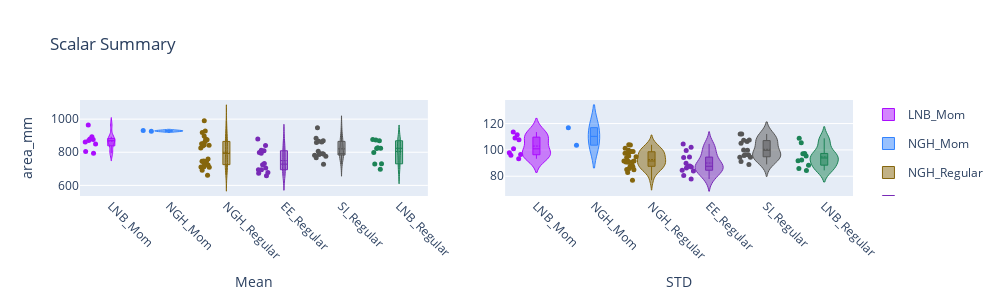

Notebook code for this chart:
### Markdown cell above
## [OPTIONAL] Further Extraction Diagnostics
Using the following tool to visualize the distribution of scalar values can help with discovering possible outlier sessions.

If outlier sessions do exist, review the extraction video using the Review Extractions tool and check for any irregularities.
You may need to re-extract or discard sessions depending on the issues you catch.
You can find more information in the wiki [here](https://github.com/dattalab/moseq2-app/wiki/MoSeq2-Extract-Modeling-Notebook-Instructions#scalar-summary-for-further-extraction-diagnostics).

The following cell starts the interactive widget that visualizes the distribution of average scalar values for each session.

**Instructions:**
- **Run the following cell**.
- **Select a scalar to plot from the window that appears.**
- **Hold [CTRL]/[Command] and click on the scalars** to select multiple scalars to plot.
- **Hover over the data points** to display the session information.
- **Click on the legend items to show/hide groups** from the plot. Double click an item to show a single group.
- **Click the camera icon in the toolbar on top of the figures** to save the figures as SVG in your default web image download folder. The toolbar will display when you hover your mouse over the figures.

### Code cell
from moseq2_app.main import interactive_scalar_summary

viewer = interactive_scalar_summary(progress_paths['index_file'])

### Figure 1 — Plotly figure (JSON) as saved in the notebook; plotly's stock layout.template omitted (floating-point values rounded to 4 significant figures)
{"data": [{"box": {"visible": true}, "hovertemplate": "Mean area_mm: %{y}<br>%{text}", "jitter": 0.5, "legendgroup": "LNB_Mom", "line": {"color": "#AA0DFE", "width": 1}, "marker": {"size": 5}, "meanline": {"visible": true}, "name": "LNB_Mom", "points": "all", "showlegend": true, "text": ["SessionName: Mom2_030724<br>SubjectName: Mom2_LNB<br>uuid: 12fc2b40-79c3-45fc-862d-3a4a770676bd", "SessionName: MomD<br>SubjectName: WT_NGH_5<br>uuid: 14f65e3b-f058-4657-81a6-35e5e4cbd5fe", "SessionName: MomE<br>SubjectName: WT_LNB_5<br>uuid: 2bf96938-6122-49c7-b250-b94322c8b762", "SessionName: Mom4_030724<br>SubjectName: Mom4_LNB<br>uuid: 50fd9290-c498-4ca2-9929-49a38b6c8ffb", "SessionName: MomC<br>SubjectName: WT_LNB_4<br>uuid: 65a73784-3905-4022-a7ec-8b608e42f823", "SessionName: Mom1_030624<br>SubjectName: Mom1_LNB<br>uuid: 9c7c5d54-67eb-49d4-aeb0-2039b53102a1", "SessionName: MomB<br>SubjectName: WT_NGH_4<br>uuid: b192a588-2324-4254-9db5-01a17f4f67dc", "SessionName: MomA<br>SubjectName: WT_LNB_3<br>uuid: f184448f-cc54-4120-9a01-2b62f428f2bb", "SessionName: MomF<br>SubjectName: WT_NGH_3<br>uuid: ff6c56ed-4528-46f7-97fe-934567b0aece"], "type": "violin", "xaxis": "x", "y": [880.2, 861.2, 870.9, 893.7, 876.3, 963.8, 804.8, 850.1, 794.0], "yaxis": "y"}, {"box": {"visible": true}, "hovertemplate": "STD area_mm: %{y}<br>%{text}", "jitter": 0.5, "legendgroup": "LNB_Mom", "line": {"color": "#AA0DFE", "width": 1}, "marker": {"size": 5}, "meanline": {"visible": true}, "name": "LNB_Mom", "points": "all", "showlegend": false, "text": ["SessionName: Mom2_030724<br>SubjectName: Mom2_LNB<br>uuid: 12fc2b40-79c3-45fc-862d-3a4a770676bd", "SessionName: MomD<br>SubjectName: WT_NGH_5<br>uuid: 14f65e3b-f058-4657-81a6-35e5e4cbd5fe", "SessionName: MomE<br>SubjectName: WT_LNB_5<br>uuid: 2bf96938-6122-49c7-b250-b94322c8b762", "SessionName: Mom4_030724<br>SubjectName: Mom4_LNB<br>uuid: 50fd9290-c498-4ca2-9929-49a38b6c8ffb", "SessionName: MomC<br>SubjectName: WT_LNB_4<br>uuid: 65a73784-3905-4022-a7ec-8b608e42f823", "SessionName: Mom1_030624<br>SubjectName: Mom1_LNB<br>uuid: 9c7c5d54-67eb-49d4-aeb0-2039b53102a1", "SessionName: MomB<br>SubjectName: WT_NGH_4<br>uuid: b192a588-2324-4254-9db5-01a17f4f67dc", "SessionName: MomA<br>SubjectName: WT_LNB_3<br>uuid: f184448f-cc54-4120-9a01-2b62f428f2bb", "SessionName: MomF<br>SubjectName: WT_NGH_3<br>uuid: ff6c56ed-4528-46f7-97fe-934567b0aece"], "type": "violin", "xaxis": "x2", "y": [109.1, 97.85, 100.8, 113.5, 95.99, 107.7, 93.28, 96.43, 111.5], "yaxis": "y2"}, {"box": {"visible": true}, "hovertemplate": "Mean area_mm: %{y}<br>%{text}", "jitter": 0.5, "legendgroup": "NGH_Mom", "line": {"color": "#3283FE", "width": 1}, "marker": {"size": 5}, "meanline": {"visible": true}, "name": "NGH_Mom", "points": "all", "showlegend": true, "text": ["SessionName: Mom3_030724<br>SubjectName: Mom3_NGH<br>uuid: 01b7b197-f8e9-4cc8-934a-9652d1746229", "SessionName: Mom5_030824<br>SubjectName: Mom5_NGH<br>uuid: 0650491b-b1e2-4672-8db2-b9fd33212de2"], "type": "violin", "xaxis": "x", "y": [931.5, 926.1], "yaxis": "y"}, {"box": {"visible": true}, "hovertemplate": "STD area_mm: %{y}<br>%{text}", "jitter": 0.5, "legendgroup": "NGH_Mom", "line": {"color": "#3283FE", "width": 1}, "marker": {"size": 5}, "meanline": {"visible": true}, "name": "NGH_Mom", "points": "all", "showlegend": false, "text": ["SessionName: Mom3_030724<br>SubjectName: Mom3_NGH<br>uuid: 01b7b197-f8e9-4cc8-934a-9652d1746229", "SessionName: Mom5_030824<br>SubjectName: Mom5_NGH<br>uuid: 0650491b-b1e2-4672-8db2-b9fd33212de2"], "type": "violin", "xaxis": "x2", "y": [103.6, 116.9], "yaxis": "y2"}, {"box": {"visible": true}, "hovertemplate": "Mean area_mm: %{y}<br>%{text}", "jitter": 0.5, "legendgroup": "NGH_Regular", "line": {"color": "#85660D", "width": 1}, "marker": {"size": 5}, "meanline": {"visible": true}, "name": "NGH_Regular", "points": "all", "showlegend": true, "text": ["SessionName: NGH1_M3_050124<br>SubjectName: NGH1_M3_050124<br>uuid: 047ac8ea-9b3e-4d8c-b806-5d4ae73c9675", "SessionName: Trial 2_NGH1_M2_032124<br>SubjectName: Trial 2_NGH1_M2_032124<br>uuid: 08ea2581-7375-45f7-824a-1e7c8d8f50b6", "SessionName: NGH3_F1_050224<br>SubjectName: NGH3_F1_050224<br>uuid: 0ac4d258-d416-4cc2-aa36-6b6cb3aa3eb7", "SessionName: Trial 19_NGH3_M1_032224<br>SubjectName: Trial 19_NGH3_M1_032224<br>uuid: 1234f9fa-6b35-479e-96f0-a347ba13171c", "SessionName: NGH4_F1_050224<br>SubjectName: NGH4_F1_050224<br>uuid: 150f5f17-19fe-444e-9d17-2cf2af6df208", "SessionName: Trial 4_NGH1_M4_032124<br>SubjectName: Trial 4_NGH1_M4_032124<br>uuid: 1971b4ba-17b7-4cd2-9140-ac6764594309", "SessionName: Trial 43_NGH2_F4_032424<br>SubjectName: Trial 43_NGH2_F4_032424<br>uuid: 2961f57a-0e51-4574-ab93-e355fe1ec79f", "SessionName: Trial 41_NGH2_F2_032424<br>SubjectName: Trial 41_NGH2_F2_032424<br>uuid: 34a27904-85b2-4787-90f5-c2b53a0c41a4", "SessionName: NGH2_M1_050124<br>SubjectName: NGH2_M1_050124<br>uuid: 364d89cd-56ca-4d4b-b0df-f9cb2d1c8374", "SessionName: NGH3_F3_050224<br>SubjectName: NGH3_F3_050224<br>uuid: 3c54b708-a854-49aa-8f95-69211ab22894", "SessionName: NGH3_F2_050224<br>SubjectName: NGH3_F2_050224<br>uuid: 4b441fc3-69d5-47e2-91c4-6493cc5572e2", "SessionName: NGH1_M1_050124<br>SubjectName: NGH1_M1_050124<br>uuid: 4efc8ece-7e35-47bc-a1a9-c95cd62e2623", "SessionName: Trial 22_NGH4_F1_032324<br>SubjectName: Trial 22_NGH4_F1_032324<br>uuid: 566ab7b6-cc4e-4eba-a9e9-4fa5736ef72c", "SessionName: Trial 1_NGH1_M1_032124<br>SubjectName: Trial 1_NGH1_M1_032124<br>uuid: 6d2aed1d-69c8-4215-812d-51df9073e425", "SessionName: NGH1_M4_050124<br>SubjectName: NGH1_M4_050124<br>uuid: 7424e495-9e32-41d1-b0f5-a6798a777fbf", "SessionName: NGH3_F4_050224<br>SubjectName: NGH3_F4_050224<br>uuid: 991f984b-f03f-452f-a1ca-781f1f8a5c6a", "SessionName: Trial 23_NGH4_F2_032324<br>SubjectName: Trial 23_NGH4_F2_032324<br>uuid: b65250bf-bd62-4953-ac4a-17f46c714b26", "SessionName: NGH4_F3_050224<br>SubjectName: NGH4_F3_050224<br>uuid: b95d5b66-ed2e-41c4-aed8-05be3991b357", "SessionName: Trial 20_NGH3_M2_032224<br>SubjectName: Trial 20_NGH3_M2_032224<br>uuid: bef7d0b1-b6d9-4302-af56-a2b389de82ef", "SessionName: NGH2_M3_050124<br>SubjectName: NGH2_M3_050124<br>uuid: c2c205a7-2515-4d8b-9143-f4b65e428d13", "SessionName: Trial 42_NGH2_F3_032424<br>SubjectName: Trial 42_NGH2_F3_032424<br>uuid: cd42c628-115a-4322-a0bc-207f192ba432", "SessionName: NGH2_M2_050124<br>SubjectName: NGH2_M2_050124<br>uuid: d80e2e28-8b5a-4864-a5ce-b8b95c8657a4", "SessionName: NGH4_F2_050224<br>SubjectName: NGH4_F2_050224<br>uuid: dbe1d424-5821-49c5-8547-51b2c3209361", "SessionName: NGH1_M2_050124<br>SubjectName: NGH1_M2_050124<br>uuid: e5c66996-00db-4f9b-89be-a011aded326e", "SessionName: Trial 21_NGH3_M3_032224<br>SubjectName: Trial 21_NGH3_M3_032224<br>uuid: f9a609d3-ab4b-49d6-a525-31d38b98f2a0", "SessionName: Trial 40_NGH2_F1_032424<br>SubjectName: Trial 40_NGH2_F1_032424<br>uuid: fe3d6ee4-aa10-431e-99e5-7898bea05141"], "type": "violin", "xaxis": "x", "y": [875.9, 897.7, 661.2, 842.3, 725.3, 928.6, 691.9, 759.1, 838.4, 723.5, 710.5, 844.6, 745.4, 918.8, 880.4, 712.7, 745.1, 725.2, 825.5, 865.4, 746.7, 853.4, 737.4, 851.1, 990.2, 709.6], "yaxis": "y"}, {"box": {"visible": true}, "hovertemplate": "STD area_mm: %{y}<br>%{text}", "jitter": 0.5, "legendgroup": "NGH_Regular", "line": {"color": "#85660D", "width": 1}, "marker": {"size": 5}, "meanline": {"visible": true}, "name": "NGH_Regular", "points": "all", "showlegend": false, "text": ["SessionName: NGH1_M3_050124<br>SubjectName: NGH1_M3_050124<br>uuid: 047ac8ea-9b3e-4d8c-b806-5d4ae73c9675", "SessionName: Trial 2_NGH1_M2_032124<br>SubjectName: Trial 2_NGH1_M2_032124<br>uuid: 08ea2581-7375-45f7-824a-1e7c8d8f50b6", "SessionName: NGH3_F1_050224<br>SubjectName: NGH3_F1_050224<br>uuid: 0ac4d258-d416-4cc2-aa36-6b6cb3aa3eb7", "SessionName: Trial 19_NGH3_M1_032224<br>SubjectName: Trial 19_NGH3_M1_032224<br>uuid: 1234f9fa-6b35-479e-96f0-a347ba13171c", "SessionName: NGH4_F1_050224<br>SubjectName: NGH4_F1_050224<br>uuid: 150f5f17-19fe-444e-9d17-2cf2af6df208", "SessionName: Trial 4_NGH1_M4_032124<br>SubjectName: Trial 4_NGH1_M4_032124<br>uuid: 1971b4ba-17b7-4cd2-9140-ac6764594309", "SessionName: Trial 43_NGH2_F4_032424<br>SubjectName: Trial 43_NGH2_F4_032424<br>uuid: 2961f57a-0e51-4574-ab93-e355fe1ec79f", "SessionName: Trial 41_NGH2_F2_032424<br>SubjectName: Trial 41_NGH2_F2_032424<br>uuid: 34a27904-85b2-4787-90f5-c2b53a0c41a4", "SessionName: NGH2_M1_050124<br>SubjectName: NGH2_M1_050124<br>uuid: 364d89cd-56ca-4d4b-b0df-f9cb2d1c8374", "SessionName: NGH3_F3_050224<br>SubjectName: NGH3_F3_050224<br>uuid: 3c54b708-a854-49aa-8f95-69211ab22894", "SessionName: NGH3_F2_050224<br>SubjectName: NGH3_F2_050224<br>uuid: 4b441fc3-69d5-47e2-91c4-6493cc5572e2", "SessionName: NGH1_M1_050124<br>SubjectName: NGH1_M1_050124<br>uuid: 4efc8ece-7e35-47bc-a1a9-c95cd62e2623", "SessionName: Trial 22_NGH4_F1_032324<br>SubjectName: Trial 22_NGH4_F1_032324<br>uuid: 566ab7b6-cc4e-4eba-a9e9-4fa5736ef72c", "SessionName: Trial 1_NGH1_M1_032124<br>SubjectName: Trial 1_NGH1_M1_032124<br>uuid: 6d2aed1d-69c8-4215-812d-51df9073e425", "SessionName: NGH1_M4_050124<br>SubjectName: NGH1_M4_050124<br>uuid: 7424e495-9e32-41d1-b0f5-a6798a777fbf", "SessionName: NGH3_F4_050224<br>SubjectName: NGH3_F4_050224<br>uuid: 991f984b-f03f-452f-a1ca-781f1f8a5c6a", "SessionName: Trial 23_NGH4_F2_032324<br>SubjectName: Trial 23_NGH4_F2_032324<br>uuid: b65250bf-bd62-4953-ac4a-17f46c714b26", "SessionName: NGH4_F3_050224<br>SubjectName: NGH4_F3_050224<br>uuid: b95d5b66-ed2e-41c4-aed8-05be3991b357", "SessionName: Trial 20_NGH3_M2_032224<br>SubjectName: Trial 20_NGH3_M2_032224<br>uuid: bef7d0b1-b6d9-4302-af56-a2b389de82ef", "SessionName: NGH2_M3_050124<br>SubjectName: NGH2_M3_050124<br>uuid: c2c205a7-2515-4d8b-9143-f4b65e428d13", "SessionName: Trial 42_NGH2_F3_032424<br>SubjectName: Trial 42_NGH2_F3_032424<br>uuid: cd42c628-115a-4322-a0bc-207f192ba432", "SessionName: NGH2_M2_050124<br>SubjectName: NGH2_M2_050124<br>uuid: d80e2e28-8b5a-4864-a5ce-b8b95c8657a4", "SessionName: NGH4_F2_050224<br>SubjectName: NGH4_F2_050224<br>uuid: dbe1d424-5821-49c5-8547-51b2c3209361", "SessionName: NGH1_M2_050124<br>SubjectName: NGH1_M2_050124<br>uuid: e5c66996-00db-4f9b-89be-a011aded326e", "SessionName: Trial 21_NGH3_M3_032224<br>SubjectName: Trial 21_NGH3_M3_032224<br>uuid: f9a609d3-ab4b-49d6-a525-31d38b98f2a0", "SessionName: Trial 40_NGH2_F1_032424<br>SubjectName: Trial 40_NGH2_F1_032424<br>uuid: fe3d6ee4-aa10-431e-99e5-7898bea05141"], "type": "violin", "xaxis": "x2", "y": [99.74, 97.55, 76.95, 98.57, 94.31, 101.2, 86.95, 91.62, 91.38, 91.54, 82.93, 90.89, 85.17, 94.79, 98.76, 84.84, 90.87, 87.54, 103.6, 103.9, 85.92, 95.33, 87.87, 98.01, 98.7, 90.67], "yaxis": "y2"}, {"box": {"visible": true}, "hovertemplate": "Mean area_mm: %{y}<br>%{text}", "jitter": 0.5, "legendgroup": "EE_Regular", "line": {"color": "#782AB6", "width": 1}, "marker": {"size": 5}, "meanline": {"visible": true}, "name": "EE_Regular", "points": "all", "showlegend": true, "text": ["SessionName: Trial 16_EE3_M1_032224<br>SubjectName: Trial 16_EE3_M1_032224<br>uuid: 01ef56de-c85a-4aef-9085-78aeb030c1eb", "SessionName: Trial 38_EE4_F2_032424<br>SubjectName: Trial 38_EE4_F2_032424<br>uuid: 0eef51e1-6772-4133-9d0b-06e5fa2646d1", "SessionName: Trial 5_EE1_M1_032124<br>SubjectName: Trial 5_EE1_M1_032124<br>uuid: 14d37c60-545c-4d5a-8ed5-605fce771241", "SessionName: Trial 26_EE2_F3_032324<br>SubjectName: Trial 26_EE2_F3_032324<br>uuid: 1680002c-943a-4ca5-941b-47c7dda6110d", "SessionName: Trial 25_EE2_F2_032324<br>SubjectName: Trial 25_EE2_F2_032324<br>uuid: 20bb2e09-b80a-4967-8a81-d6c0b68ea2dd", "SessionName: Trial 8_EE1_M4_032124<br>SubjectName: Trial 8_EE1_M4_032124<br>uuid: 39081eec-1d71-4676-ab5f-2ae4be20b0da", "SessionName: Trial 28_EE2_F5_032324<br>SubjectName: Trial 28_EE2_F5_032324<br>uuid: 39f3ec98-5b80-4e46-bcd8-2161463e6edb", "SessionName: Trial 6_EE1_M2_032124<br>SubjectName: Trial 6_EE1_M2_032124<br>uuid: 4ead5f22-f381-4d60-ac50-b34e84303d35", "SessionName: Trial 18_EE3_M3_032224<br>SubjectName: Trial 18_EE3_M3_032224<br>uuid: 6563ee15-428e-47a4-bd73-65855152da16", "SessionName: Trial 24_EE2_F1_032324<br>SubjectName: Trial 24_EE2_F1_032324<br>uuid: b430f0e2-97a7-4a91-817e-713a8e09ad72", "SessionName: Trial 27_EE2_F4_032324<br>SubjectName: Trial 27_EE2_F4_032324<br>uuid: bc003c28-1cca-4d50-b68b-4aee44697d2f", "SessionName: Trial 39_EE4_F3_032424<br>SubjectName: Trial 39_EE4_F3_032424<br>uuid: be6aca5c-8a5e-4fbd-ae95-0c02afed40d2", "SessionName: Trial 17_EE3_M2_032224<br>SubjectName: Trial 17_EE3_M2_032224<br>uuid: e1e93993-b5fb-4053-b6af-10d8c5f23bd6", "SessionName: Trial 37_EE4_F1_032424<br>SubjectName: Trial 37_EE4_F1_032424<br>uuid: fa6c56cd-5f15-49be-be66-27f74516248b"], "type": "violin", "xaxis": "x", "y": [794.0, 694.5, 840.2, 723.9, 732.8, 797.9, 673.9, 880.1, 809.1, 694.9, 658.7, 704.5, 812.0, 678.0], "yaxis": "y"}, {"box": {"visible": true}, "hovertemplate": "STD area_mm: %{y}<br>%{text}", "jitter": 0.5, "legendgroup": "EE_Regular", "line": {"color": "#782AB6", "width": 1}, "marker": {"size": 5}, "meanline": {"visible": true}, "name": "EE_Regular", "points": "all", "showlegend": false, "text": ["SessionName: Trial 16_EE3_M1_032224<br>SubjectName: Trial 16_EE3_M1_032224<br>uuid: 01ef56de-c85a-4aef-9085-78aeb030c1eb", "SessionName: Trial 38_EE4_F2_032424<br>SubjectName: Trial 38_EE4_F2_032424<br>uuid: 0eef51e1-6772-4133-9d0b-06e5fa2646d1", "SessionName: Trial 5_EE1_M1_032124<br>SubjectName: Trial 5_EE1_M1_032124<br>uuid: 14d37c60-545c-4d5a-8ed5-605fce771241", "SessionName: Trial 26_EE2_F3_032324<br>SubjectName: Trial 26_EE2_F3_032324<br>uuid: 1680002c-943a-4ca5-941b-47c7dda6110d", "SessionName: Trial 25_EE2_F2_032324<br>SubjectName: Trial 25_EE2_F2_032324<br>uuid: 20bb2e09-b80a-4967-8a81-d6c0b68ea2dd", "SessionName: Trial 8_EE1_M4_032124<br>SubjectName: Trial 8_EE1_M4_032124<br>uuid: 39081eec-1d71-4676-ab5f-2ae4be20b0da", "SessionName: Trial 28_EE2_F5_032324<br>SubjectName: Trial 28_EE2_F5_032324<br>uuid: 39f3ec98-5b80-4e46-bcd8-2161463e6edb", "SessionName: Trial 6_EE1_M2_032124<br>SubjectName: Trial 6_EE1_M2_032124<br>uuid: 4ead5f22-f381-4d60-ac50-b34e84303d35", "SessionName: Trial 18_EE3_M3_032224<br>SubjectName: Trial 18_EE3_M3_032224<br>uuid: 6563ee15-428e-47a4-bd73-65855152da16", "SessionName: Trial 24_EE2_F1_032324<br>SubjectName: Trial 24_EE2_F1_032324<br>uuid: b430f0e2-97a7-4a91-817e-713a8e09ad72", "SessionName: Trial 27_EE2_F4_032324<br>SubjectName: Trial 27_EE2_F4_032324<br>uuid: bc003c28-1cca-4d50-b68b-4aee44697d2f", "SessionName: Trial 39_EE4_F3_032424<br>SubjectName: Trial 39_EE4_F3_032424<br>uuid: be6aca5c-8a5e-4fbd-ae95-0c02afed40d2", "SessionName: Trial 17_EE3_M2_032224<br>SubjectName: Trial 17_EE3_M2_032224<br>uuid: e1e93993-b5fb-4053-b6af-10d8c5f23bd6", "SessionName: Trial 37_EE4_F1_032424<br>SubjectName: Trial 37_EE4_F1_032424<br>uuid: fa6c56cd-5f15-49be-be66-27f74516248b"], "type": "violin", "xaxis": "x2", "y": [84.56, 99.58, 87.37, 87.76, 87.09, 102.0, 80.6, 86.18, 94.55, 84.06, 77.89, 89.94, 104.5, 94.18], "yaxis": "y2"}, {"box": {"visible": true}, "hovertemplate": "Mean area_mm: %{y}<br>%{text}", "jitter": 0.5, "legendgroup": "SI_Regular", "line": {"color": "#565656", "width": 1}, "marker": {"size": 5}, "meanline": {"visible": true}, "name": "SI_Regular", "points": "all", "showlegend": true, "text": ["SessionName: Trial 14_SI11_M_032224<br>SubjectName: Trial 14_SI11_M_032224<br>uuid: 04adc266-0171-4e9c-b7f2-cd0c4207e7bf", "SessionName: Trial 11_SI3_M_032124<br>SubjectName: Trial 11_SI3_M_032124<br>uuid: 148aa868-2a9d-4a09-ab4b-c0f6ac3a4c3f", "SessionName: Trial 15_SI13_M_032224<br>SubjectName: Trial 15_SI13_M_032224<br>uuid: 2200796d-6c78-4083-b031-98795ab7a888", "SessionName: Trial 12_SI7_M_032224<br>SubjectName: Trial 12_SI7_M_032224<br>uuid: 32fd3500-70e7-4b2e-a9bf-4edb7687726c", "SessionName: Trial 9_SI5_M_032124<br>SubjectName: Trial 9_SI5_M_032124<br>uuid: 450c1606-bde1-4b57-a15e-d46aed4498e7", "SessionName: Trial 10_SI1_M_032124<br>SubjectName: Trial 10_SI1_M_032124<br>uuid: 726c8a42-bb20-465e-b4fb-3f27e9df0627", "SessionName: Trial 36_SI14_F_032424<br>SubjectName: Trial 36_SI14_F_032424<br>uuid: 76b54d0a-7ae8-483e-8aaa-b026fdb59181", "SessionName: Trial 35_SI12_F_032424<br>SubjectName: Trial 35_SI12_F_032424<br>uuid: 829b976c-5480-4d98-b16b-a56aaea5e590", "SessionName: Trial 31_SI4_F_032324<br>SubjectName: Trial 31_SI4_F_032324<br>uuid: a30fb574-449d-4915-906f-7d97736a92de", "SessionName: Trial 30_SI16_F_032324<br>SubjectName: Trial 30_SI16_F_032324<br>uuid: a71a98ab-8182-4852-8151-d1ba36f8cf27", "SessionName: Trial 32_SI6_F_032324<br>SubjectName: Trial 32_SI6_F_032324<br>uuid: b6c441b5-6062-4444-a143-f3aaf113d739", "SessionName: Trial 13_SI9_M_032224<br>SubjectName: Trial 13_SI9_M_032224<br>uuid: cef1f2df-001a-49e1-a0bb-7b30042c887e", "SessionName: Trial 33_SI8_F_032424<br>SubjectName: Trial 33_SI8_F_032424<br>uuid: eee24124-bdd3-44d0-9797-636fb7bed03e", "SessionName: Trial 29_SI2_F_032324<br>SubjectName: Trial 29_SI2_F_032324<br>uuid: fc4c52cb-da19-433e-b71c-1430625be4d4", "SessionName: Trial 34_SI10_F_032424<br>SubjectName: Trial 34_SI10_F_032424<br>uuid: fdaf439d-d48c-4885-b40d-926a976c2845"], "type": "violin", "xaxis": "x", "y": [948.5, 869.7, 858.2, 866.7, 862.3, 885.3, 791.5, 776.5, 767.5, 805.6, 727.1, 791.5, 782.3, 789.1, 786.8], "yaxis": "y"}, {"box": {"visible": true}, "hovertemplate": "STD area_mm: %{y}<br>%{text}", "jitter": 0.5, "legendgroup": "SI_Regular", "line": {"color": "#565656", "width": 1}, "marker": {"size": 5}, "meanline": {"visible": true}, "name": "SI_Regular", "points": "all", "showlegend": false, "text": ["SessionName: Trial 14_SI11_M_032224<br>SubjectName: Trial 14_SI11_M_032224<br>uuid: 04adc266-0171-4e9c-b7f2-cd0c4207e7bf", "SessionName: Trial 11_SI3_M_032124<br>SubjectName: Trial 11_SI3_M_032124<br>uuid: 148aa868-2a9d-4a09-ab4b-c0f6ac3a4c3f", "SessionName: Trial 15_SI13_M_032224<br>SubjectName: Trial 15_SI13_M_032224<br>uuid: 2200796d-6c78-4083-b031-98795ab7a888", "SessionName: Trial 12_SI7_M_032224<br>SubjectName: Trial 12_SI7_M_032224<br>uuid: 32fd3500-70e7-4b2e-a9bf-4edb7687726c", "SessionName: Trial 9_SI5_M_032124<br>SubjectName: Trial 9_SI5_M_032124<br>uuid: 450c1606-bde1-4b57-a15e-d46aed4498e7", "SessionName: Trial 10_SI1_M_032124<br>SubjectName: Trial 10_SI1_M_032124<br>uuid: 726c8a42-bb20-465e-b4fb-3f27e9df0627", "SessionName: Trial 36_SI14_F_032424<br>SubjectName: Trial 36_SI14_F_032424<br>uuid: 76b54d0a-7ae8-483e-8aaa-b026fdb59181", "SessionName: Trial 35_SI12_F_032424<br>SubjectName: Trial 35_SI12_F_032424<br>uuid: 829b976c-5480-4d98-b16b-a56aaea5e590", "SessionName: Trial 31_SI4_F_032324<br>SubjectName: Trial 31_SI4_F_032324<br>uuid: a30fb574-449d-4915-906f-7d97736a92de", "SessionName: Trial 30_SI16_F_032324<br>SubjectName: Trial 30_SI16_F_032324<br>uuid: a71a98ab-8182-4852-8151-d1ba36f8cf27", "SessionName: Trial 32_SI6_F_032324<br>SubjectName: Trial 32_SI6_F_032324<br>uuid: b6c441b5-6062-4444-a143-f3aaf113d739", "SessionName: Trial 13_SI9_M_032224<br>SubjectName: Trial 13_SI9_M_032224<br>uuid: cef1f2df-001a-49e1-a0bb-7b30042c887e", "SessionName: Trial 33_SI8_F_032424<br>SubjectName: Trial 33_SI8_F_032424<br>uuid: eee24124-bdd3-44d0-9797-636fb7bed03e", "SessionName: Trial 29_SI2_F_032324<br>SubjectName: Trial 29_SI2_F_032324<br>uuid: fc4c52cb-da19-433e-b71c-1430625be4d4", "SessionName: Trial 34_SI10_F_032424<br>SubjectName: Trial 34_SI10_F_032424<br>uuid: fdaf439d-d48c-4885-b40d-926a976c2845"], "type": "violin", "xaxis": "x2", "y": [107.6, 112.0, 106.3, 105.0, 112.1, 107.3, 94.41, 91.12, 95.81, 99.66, 88.99, 99.86, 96.17, 94.43, 96.4], "yaxis": "y2"}, {"box": {"visible": true}, "hovertemplate": "Mean area_mm: %{y}<br>%{text}", "jitter": 0.5, "legendgroup": "LNB_Regular", "line": {"color": "#1C8356", "width": 1}, "marker": {"size": 5}, "meanline": {"visible": true}, "name": "LNB_Regular", "points": "all", "showlegend": true, "text": ["SessionName: LNB1_M1_050124<br>SubjectName: LNB1_M1_050124<br>uuid: 0f0cdaf5-7eed-409d-b34b-837f136286c4", "SessionName: LNB2_M1_050124<br>SubjectName: LNB2_M1_050124<br>uuid: 364b86a5-ab28-4c1e-baf6-e805fb9f44db", "SessionName: LNB3_F1_050224<br>SubjectName: LNB3_F1_050224<br>uuid: 4da51d6c-9298-442c-94f2-497e531ca636", "SessionName: LNB1_M2_050124<br>SubjectName: LNB1_M2_050124<br>uuid: 5866424b-239a-4a72-82d2-6f1acfc67630", "SessionName: LNB3_F3_050224<br>SubjectName: LNB3_F3_050224<br>uuid: 7335756b-0a6a-4e0e-be48-fdaff2f5989c", "SessionName: LNB1_M3_050124<br>SubjectName: LNB1_M3_050124<br>uuid: 74cdec4b-528c-4713-8d96-edca5d0a4de5", "SessionName: LNB3_F2_050224<br>SubjectName: LNB3_F2_050224<br>uuid: 7c74a5b5-3c3d-4d84-86d4-871ccbba7892", "SessionName: LNB2_M3_050124<br>SubjectName: LNB2_M3_050124<br>uuid: 8a433071-1ae1-4cd0-83a4-4c2f8863f56d", "SessionName: LNB1_M4_050124<br>SubjectName: LNB1_M4_050124<br>uuid: b3f7c261-59ad-4047-8509-201643bc2deb", "SessionName: LNB2_M2_050124<br>SubjectName: LNB2_M2_050124<br>uuid: fdb5e299-087f-4cbf-9659-96ebce3232ad"], "type": "violin", "xaxis": "x", "y": [799.1, 823.3, 697.3, 824.6, 730.2, 869.4, 728.9, 876.7, 827.0, 874.6], "yaxis": "y"}, {"box": {"visible": true}, "hovertemplate": "STD area_mm: %{y}<br>%{text}", "jitter": 0.5, "legendgroup": "LNB_Regular", "line": {"color": "#1C8356", "width": 1}, "marker": {"size": 5}, "meanline": {"visible": true}, "name": "LNB_Regular", "points": "all", "showlegend": false, "text": ["SessionName: LNB1_M1_050124<br>SubjectName: LNB1_M1_050124<br>uuid: 0f0cdaf5-7eed-409d-b34b-837f136286c4", "SessionName: LNB2_M1_050124<br>SubjectName: LNB2_M1_050124<br>uuid: 364b86a5-ab28-4c1e-baf6-e805fb9f44db", "SessionName: LNB3_F1_050224<br>SubjectName: LNB3_F1_050224<br>uuid: 4da51d6c-9298-442c-94f2-497e531ca636", "SessionName: LNB1_M2_050124<br>SubjectName: LNB1_M2_050124<br>uuid: 5866424b-239a-4a72-82d2-6f1acfc67630", "SessionName: LNB3_F3_050224<br>SubjectName: LNB3_F3_050224<br>uuid: 7335756b-0a6a-4e0e-be48-fdaff2f5989c", "SessionName: LNB1_M3_050124<br>SubjectName: LNB1_M3_050124<br>uuid: 74cdec4b-528c-4713-8d96-edca5d0a4de5", "SessionName: LNB3_F2_050224<br>SubjectName: LNB3_F2_050224<br>uuid: 7c74a5b5-3c3d-4d84-86d4-871ccbba7892", "SessionName: LNB2_M3_050124<br>SubjectName: LNB2_M3_050124<br>uuid: 8a433071-1ae1-4cd0-83a4-4c2f8863f56d", "SessionName: LNB1_M4_050124<br>SubjectName: LNB1_M4_050124<br>uuid: b3f7c261-59ad-4047-8509-201643bc2deb", "SessionName: LNB2_M2_050124<br>SubjectName: LNB2_M2_050124<br>uuid: fdb5e299-087f-4cbf-9659-96ebce3232ad"], "type": "violin", "xaxis": "x2", "y": [88.42, 85.88, 84.44, 95.31, 91.84, 108.8, 97.14, 105.4, 97.31, 92.38], "yaxis": "y2"}], "layout": {"height": 300, "title": {"text": "Scalar Summary"}, "width": 1000, "xaxis": {"anchor": "y", "domain": [0, 0.45], "tickangle": 45, "title": {"text": "Mean"}}, "xaxis2": {"anchor": "y2", "domain": [0.55, 1], "tickangle": 45, "title": {"text": "STD"}}, "yaxis": {"anchor": "x", "domain": [0, 1], "title": {"text": "area_mm"}}, "yaxis2": {"anchor": "x2", "domain": [0, 1]}}}
